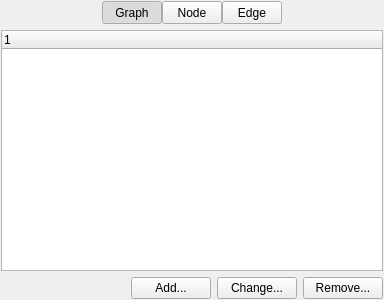
<?xml version="1.0" encoding="UTF-8"?>
<ui version="4.0">
 <class>CClassAttributesEditorUI</class>
 <widget class="QWidget" name="CClassAttributesEditorUI">
  <property name="geometry">
   <rect>
    <x>0</x>
    <y>0</y>
    <width>384</width>
    <height>300</height>
   </rect>
  </property>
  <property name="windowTitle">
   <string>Custom Attributes</string>
  </property>
  <layout class="QVBoxLayout" name="verticalLayout">
   <property name="leftMargin">
    <number>1</number>
   </property>
   <property name="topMargin">
    <number>1</number>
   </property>
   <property name="rightMargin">
    <number>1</number>
   </property>
   <property name="bottomMargin">
    <number>1</number>
   </property>
   <item>
    <layout class="QHBoxLayout" name="horizontalLayout_2">
     <property name="spacing">
      <number>0</number>
     </property>
     <item>
      <spacer name="horizontalSpacer_3">
       <property name="orientation">
        <enum>Qt::Horizontal</enum>
       </property>
       <property name="sizeType">
        <enum>QSizePolicy::Expanding</enum>
       </property>
       <property name="sizeHint" stdset="0">
        <size>
         <width>0</width>
         <height>0</height>
        </size>
       </property>
      </spacer>
     </item>
     <item>
      <widget class="QToolButton" name="GraphButton">
       <property name="sizePolicy">
        <sizepolicy hsizetype="Fixed" vsizetype="Preferred">
         <horstretch>0</horstretch>
         <verstretch>0</verstretch>
        </sizepolicy>
       </property>
       <property name="minimumSize">
        <size>
         <width>60</width>
         <height>23</height>
        </size>
       </property>
       <property name="statusTip">
        <string>Edit graph attributes</string>
       </property>
       <property name="text">
        <string>Graph</string>
       </property>
       <property name="icon">
        <iconset resource="commonui.qrc">
         <normaloff>:/Icons/Graph</normaloff>:/Icons/Graph</iconset>
       </property>
       <property name="iconSize">
        <size>
         <width>20</width>
         <height>20</height>
        </size>
       </property>
       <property name="checkable">
        <bool>true</bool>
       </property>
       <property name="checked">
        <bool>true</bool>
       </property>
       <property name="autoExclusive">
        <bool>true</bool>
       </property>
       <property name="toolButtonStyle">
        <enum>Qt::ToolButtonTextBesideIcon</enum>
       </property>
      </widget>
     </item>
     <item>
      <widget class="QToolButton" name="NodeButton">
       <property name="sizePolicy">
        <sizepolicy hsizetype="Fixed" vsizetype="Preferred">
         <horstretch>0</horstretch>
         <verstretch>0</verstretch>
        </sizepolicy>
       </property>
       <property name="minimumSize">
        <size>
         <width>60</width>
         <height>23</height>
        </size>
       </property>
       <property name="statusTip">
        <string>Edit default node attributes</string>
       </property>
       <property name="text">
        <string>Node</string>
       </property>
       <property name="icon">
        <iconset resource="commonui.qrc">
         <normaloff>:/Icons/Node-Disc</normaloff>:/Icons/Node-Disc</iconset>
       </property>
       <property name="iconSize">
        <size>
         <width>20</width>
         <height>20</height>
        </size>
       </property>
       <property name="checkable">
        <bool>true</bool>
       </property>
       <property name="autoExclusive">
        <bool>true</bool>
       </property>
       <property name="toolButtonStyle">
        <enum>Qt::ToolButtonTextBesideIcon</enum>
       </property>
      </widget>
     </item>
     <item>
      <widget class="QToolButton" name="EdgeButton">
       <property name="sizePolicy">
        <sizepolicy hsizetype="Fixed" vsizetype="Preferred">
         <horstretch>0</horstretch>
         <verstretch>0</verstretch>
        </sizepolicy>
       </property>
       <property name="minimumSize">
        <size>
         <width>60</width>
         <height>23</height>
        </size>
       </property>
       <property name="statusTip">
        <string>Edit default edge attributes</string>
       </property>
       <property name="text">
        <string>Edge</string>
       </property>
       <property name="icon">
        <iconset resource="commonui.qrc">
         <normaloff>:/Icons/Edge-Undirected</normaloff>:/Icons/Edge-Undirected</iconset>
       </property>
       <property name="iconSize">
        <size>
         <width>20</width>
         <height>20</height>
        </size>
       </property>
       <property name="checkable">
        <bool>true</bool>
       </property>
       <property name="autoExclusive">
        <bool>true</bool>
       </property>
       <property name="toolButtonStyle">
        <enum>Qt::ToolButtonTextBesideIcon</enum>
       </property>
      </widget>
     </item>
     <item>
      <spacer name="horizontalSpacer_2">
       <property name="orientation">
        <enum>Qt::Horizontal</enum>
       </property>
       <property name="sizeType">
        <enum>QSizePolicy::Expanding</enum>
       </property>
       <property name="sizeHint" stdset="0">
        <size>
         <width>0</width>
         <height>0</height>
        </size>
       </property>
      </spacer>
     </item>
    </layout>
   </item>
   <item>
    <widget class="CPropertyEditorUIBase" name="Editor"/>
   </item>
   <item>
    <layout class="QHBoxLayout" name="horizontalLayout">
     <item>
      <spacer name="horizontalSpacer">
       <property name="orientation">
        <enum>Qt::Horizontal</enum>
       </property>
       <property name="sizeHint" stdset="0">
        <size>
         <width>40</width>
         <height>20</height>
        </size>
       </property>
      </spacer>
     </item>
     <item>
      <widget class="QPushButton" name="AddButton">
       <property name="statusTip">
        <string>Add new custom attribute for the selected items</string>
       </property>
       <property name="text">
        <string>Add...</string>
       </property>
      </widget>
     </item>
     <item>
      <widget class="QPushButton" name="ChangeButton">
       <property name="statusTip">
        <string>Change selected attribute's id and type</string>
       </property>
       <property name="text">
        <string>Change...</string>
       </property>
      </widget>
     </item>
     <item>
      <widget class="QPushButton" name="RemoveButton">
       <property name="statusTip">
        <string>Remove the attribute from the selected items</string>
       </property>
       <property name="text">
        <string>Remove...</string>
       </property>
      </widget>
     </item>
    </layout>
   </item>
  </layout>
 </widget>
 <customwidgets>
  <customwidget>
   <class>CPropertyEditorUIBase</class>
   <extends>QTreeWidget</extends>
   <header location="global">commonui/CPropertyEditorUIBase.h</header>
  </customwidget>
 </customwidgets>
 <tabstops>
  <tabstop>GraphButton</tabstop>
  <tabstop>NodeButton</tabstop>
  <tabstop>EdgeButton</tabstop>
  <tabstop>Editor</tabstop>
  <tabstop>AddButton</tabstop>
  <tabstop>ChangeButton</tabstop>
  <tabstop>RemoveButton</tabstop>
 </tabstops>
 <resources>
  <include location="commonui.qrc"/>
 </resources>
 <connections/>
</ui>
